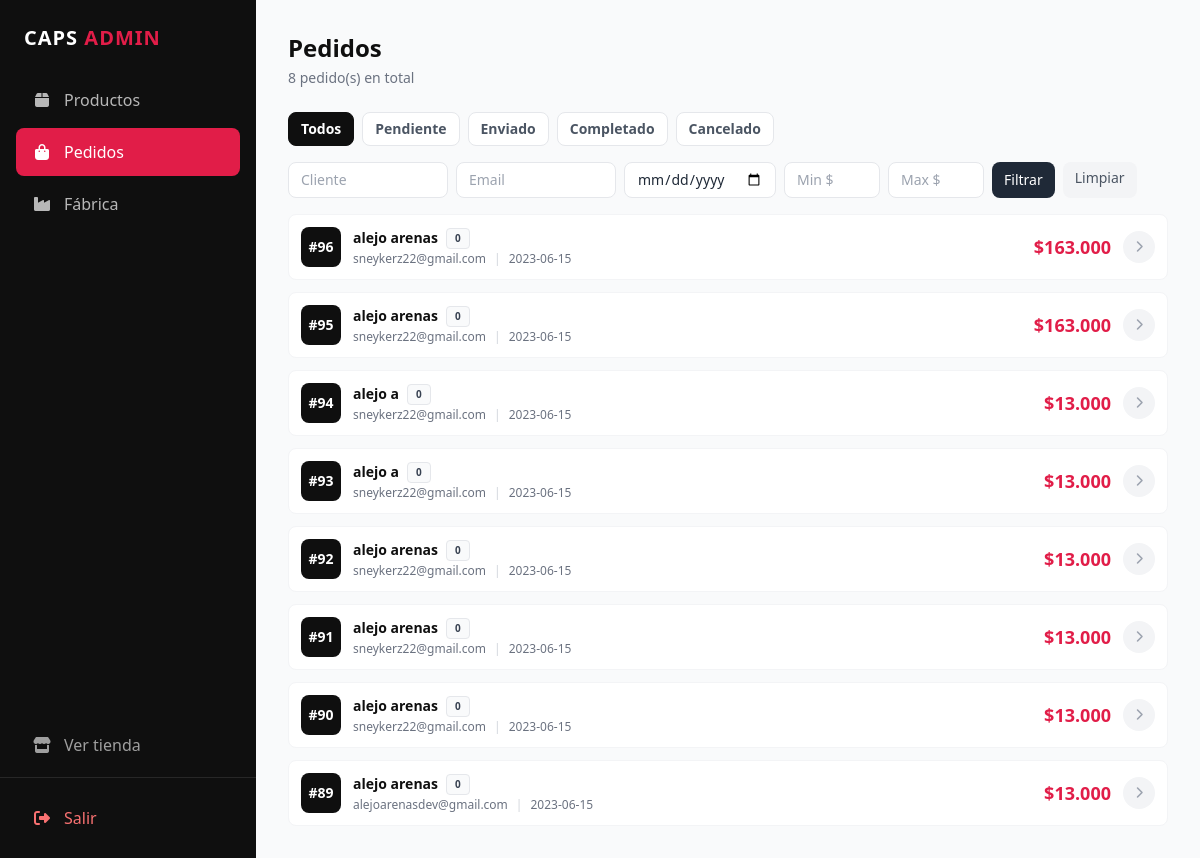
Page /panel/pedidos/index.php (signed in) on the committed database.
### tables this page shows
CREATE TABLE `pedidos` (
  `id` int(11) NOT NULL,
  `cliente_id` int(11) NOT NULL,
  `total` float NOT NULL,
  `fecha` date NOT NULL,
  `estado` int(11) NOT NULL
);

CREATE TABLE `clientes` (
  `id` int(11) NOT NULL,
  `nombre` varchar(100) NOT NULL,
  `apellidos` varchar(200) NOT NULL,
  `email` varchar(200) NOT NULL,
  `telefono` float NOT NULL,
  `direccion` varchar(200) NOT NULL,
  `pedido_id` int(11) NOT NULL
);

### src/Helpers/Paths.php (called while the page is built, shortened)
<?php
if (!function_exists('project_path')) {
    function project_path($path = '')
    {
        $basePath = dirname(__DIR__, 2);
        return $basePath . '/' . ltrim($path, '/');
    }
}
if (!function_exists('config_path')) {
    function config_path($path = '')
    {
        return project_path('config/' . ltrim($path, '/'));
    }
}

### src/Models/Pedidos.php (called while the page is built, shortened)
<?php
require_once __DIR__ . '/../Helpers/Paths.php';
class pedidos
{
    private $cn = null;
    public function __construct()
    {
        $this->config = parse_ini_file(config_path('config.ini'));
        $this->cn = new PDO($this->config['dns'], $this->config['usuario'], $this->config['clave'], array(
            PDO::MYSQL_ATTR_INIT_COMMAND => 'SET NAMES utf8'
        ));
    }
    public function mostrar(): array|false
    {
        $sql = "SELECT p.id, nombre, apellidos, email, total, fecha, estado FROM pedidos p
        INNER JOIN clientes c ON p.cliente_id = c.id ORDER BY p.id DESC";
        $resultado = $this->cn->prepare($sql);
        if ($resultado->execute())
            return  $resultado->fetchAll();
        return false;
    }
}

### panel/pedidos/index.php (the view, shortened to what this page needs)
<?php
$pedido = new capsweb\pedidos;
$info_pedido = $pedido->mostrar();
$estadosDisponibles = ['Pendiente','Enviado','Completado','Cancelado'];
$estadoFiltro = $_GET['estado'] ?? '';
$cliente = $_GET['cliente'] ?? '';
$email   = $_GET['email'] ?? '';
$fecha   = $_GET['fecha'] ?? '';
$minTotal = $_GET['min'] ?? '';
$maxTotal = $_GET['max'] ?? '';
$resultadosFiltrados = [];
foreach ($info_pedido as $item) {
  $nombreCompleto = ($item['nombre'] ?? '') . ' ' . ($item['apellidos'] ?? '');
  if ((empty($cliente) || stripos($nombreCompleto, $cliente) !== false)
    && (empty($email) || stripos($item['email'] ?? '', $email) !== false)
    && (empty($fecha) || stripos($item['fecha'] ?? '', $fecha) !== false)
    && (empty($minTotal) || (float)($item['total'] ?? 0) >= (float)$minTotal)
    && (empty($maxTotal) || (float)($item['total'] ?? 0) <= (float)$maxTotal)
    && (empty($estadoFiltro) || ($item['estado'] ?? 'Pendiente') === $estadoFiltro)) {
    $resultadosFiltrados[] = $item;
  }
}
$porPagina = 8;
$total = count($resultadosFiltrados);
$pagina = isset($_GET['page']) ? max(1, intval($_GET['page'])) : 1;
$inicio = ($pagina - 1) * $porPagina;
$lista = array_slice($resultadosFiltrados, $inicio, $porPagina);
function estadoBadge(string $estado): string {
  $map = [
    'Pendiente'  => 'bg-yellow-50 text-yellow-700 border-yellow-200',
    'Enviado'    => 'bg-blue-50 text-blue-700 border-blue-200',
    'Completado' => 'bg-green-50 text-green-700 border-green-200',
    'Cancelado'  => 'bg-red-50 text-red-700 border-red-200',
  ];
  return $map[$estado] ?? 'bg-gray-50 text-gray-700 border-gray-200';
}
?>
<!DOCTYPE html>
<html lang="es">
<head>
  <script src="https://cdn.tailwindcss.com"></script>
  <link rel="stylesheet" href="https://cdnjs.cloudflare.com/ajax/libs/font-awesome/6.5.0/css/all.min.css">
</head>
<body class="bg-gray-50 text-gray-800">
<div class="flex min-h-screen">
<?php $activePage = 'pedidos'; include __DIR__ . '/../templates/sidebar.php'; ?>
<main class="flex-1 p-6 lg:p-8 overflow-y-auto">
  <div class="flex items-center justify-between mb-6">
    <div>
      <h1 class="text-2xl font-black text-brand-900">Pedidos</h1>
      <p class="text-gray-500 text-sm mt-1"><?= $total ?> pedido(s) en total</p>
    </div>
  </div>
  <div class="flex flex-wrap gap-2 mb-4">
    <a href="index.php" class="px-3 py-1.5 rounded-lg text-sm font-semibold border transition <?= empty($estadoFiltro) ? 'bg-brand-900 text-white border-brand-900' : 'bg-white text-gray-600 border-gray-200 hover:border-brand-accent hover:text-brand-accent' ?>">Todos</a>
    <?php foreach ($estadosDisponibles as $e) { ?>
      <a href="?estado=<?= urlencode($e) ?>" class="px-3 py-1.5 rounded-lg text-sm font-semibold border transition <?= $estadoFiltro === $e ? 'bg-brand-900 text-white border-brand-900' : 'bg-white text-gray-600 border-gray-200 hover:border-brand-accent hover:text-brand-accent' ?>"><?= $e ?></a>
    <?php } ?>
  </div>
  <form class="flex flex-wrap gap-2 mb-4">
    <input type="text" name="cliente" value="<?= htmlspecialchars($cliente) ?>" placeholder="Cliente" class="border border-gray-200 rounded-lg px-3 py-1.5 text-sm outline-none focus:border-brand-accent w-40">
    <input type="text" name="email" value="<?= htmlspecialchars($email) ?>" placeholder="Email" class="border border-gray-200 rounded-lg px-3 py-1.5 text-sm outline-none focus:border-brand-accent w-40">
    <input type="date" name="fecha" value="<?= htmlspecialchars($fecha) ?>" class="border border-gray-200 rounded-lg px-3 py-1.5 text-sm outline-none focus:border-brand-accent">
    <input type="number" name="min" value="<?= htmlspecialchars($minTotal) ?>" placeholder="Min $" class="border border-gray-200 rounded-lg px-3 py-1.5 text-sm outline-none focus:border-brand-accent w-24">
    <input type="number" name="max" value="<?= htmlspecialchars($maxTotal) ?>" placeholder="Max $" class="border border-gray-200 rounded-lg px-3 py-1.5 text-sm outline-none focus:border-brand-accent w-24">
    <button type="submit" class="bg-gray-800 text-white px-3 py-1.5 rounded-lg text-sm hover:bg-gray-700 transition">Filtrar</button>
    <a href="index.php" class="bg-gray-100 text-gray-600 px-3 py-1.5 rounded-lg text-sm hover:bg-gray-200 transition">Limpiar</a>
  </form>
  <?php if (count($lista) > 0) { ?>
    <div class="grid grid-cols-1 gap-3">
      <?php foreach ($lista as $item) { $est = $item['estado'] ?? 'Pendiente'; ?>
        <a href="ver.php?id=<?= (int)$item['id'] ?>" class="group bg-white rounded-lg border border-gray-100 p-3 flex items-center gap-3 hover:shadow-md hover:border-brand-accent/30 transition">
          <div class="flex-shrink-0 w-10 h-10 rounded-lg bg-brand-900 text-white flex items-center justify-center font-black text-sm">#<?= (int)$item['id'] ?></div>
          <div class="flex-1 min-w-0">
            <div class="flex items-center gap-2 mb-0.5">
              <h3 class="font-bold text-brand-900 text-sm truncate"><?= htmlspecialchars(($item['nombre'] ?? '') . ' ' . ($item['apellidos'] ?? '')) ?></h3>
              <span class="inline-block px-2 py-0.5 rounded text-[10px] font-bold border <?= estadoBadge($est) ?>"><?= $est ?></span>
            </div>
            <div class="flex flex-wrap items-center gap-2 text-xs text-gray-500">
              <span><?= htmlspecialchars($item['email'] ?? '') ?></span>
              <span class="text-gray-300">|</span>
              <span><?= htmlspecialchars($item['fecha'] ?? '') ?></span>
            </div>
          </div>
          <div class="text-right flex-shrink-0">
            <p class="text-lg font-black text-brand-accent">$<?= number_format($item['total'] ?? 0, 0, ',', '.') ?></p>
          </div>
          <div class="hidden sm:flex w-8 h-8 rounded-full bg-gray-100 items-center justify-center text-gray-400 group-hover:bg-brand-accent group-hover:text-white transition flex-shrink-0">
            <i class="fa-solid fa-chevron-right text-xs"></i>
          </div>
        </a>
      <?php } ?>
    </div>
  <?php } ?>
</main>
</div>
</body>
</html>

### rows in the picture
pedidos: id "96", cliente.apellidos "alejo arenas", estado "0", cliente.email "sneykerz22@gmail.com", fecha "2023-06-15", total "163.000"
pedidos: id "95", cliente.apellidos "alejo arenas", estado "0", cliente.email "sneykerz22@gmail.com", fecha "2023-06-15", total "163.000"
pedidos: id "94", cliente.apellidos "alejo a", estado "0", cliente.email "sneykerz22@gmail.com", fecha "2023-06-15", total "13.000"
pedidos: id "93", cliente.apellidos "alejo a", estado "0", cliente.email "sneykerz22@gmail.com", fecha "2023-06-15", total "13.000"
pedidos: id "92", cliente.apellidos "alejo arenas", estado "0", cliente.email "sneykerz22@gmail.com", fecha "2023-06-15", total "13.000"
pedidos: id "91", cliente.apellidos "alejo arenas", estado "0", cliente.email "sneykerz22@gmail.com", fecha "2023-06-15", total "13.000"
pedidos: id "90", cliente.apellidos "alejo arenas", estado "0", cliente.email "sneykerz22@gmail.com", fecha "2023-06-15", total "13.000"
pedidos: id "89", cliente.apellidos "alejo arenas", estado "0", cliente.email "alejoarenasdev@gmail.com", fecha "2023-06-15", total "13.000"

### other values in the picture
$total "8"
$e "Pendiente"
$e "Enviado"
$e "Completado"
$e "Cancelado"
